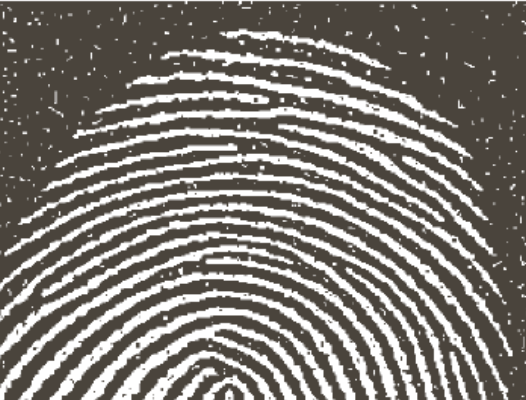
#> input picture Week 8/Morphological/fingerprint.png, 526 x 400 px
$ python OpeningAndClosing.py
#> lines starting #> are read from the running program, lines starting #| are printed output that depends on the picture; after the words box and inside, x2 and y2 are one past the last pixel; in counts of white or black regions, pixels touching at a corner belong together
import numpy as np
import cv2
import matplotlib.pyplot as plt

image = cv2.imread('fingerprint.png', cv2.IMREAD_GRAYSCALE)
#> image: shape (400, 526); min 70, max 255, mean 122.9
binary_image = cv2.threshold(image, 127, 255, cv2.THRESH_BINARY)[1]
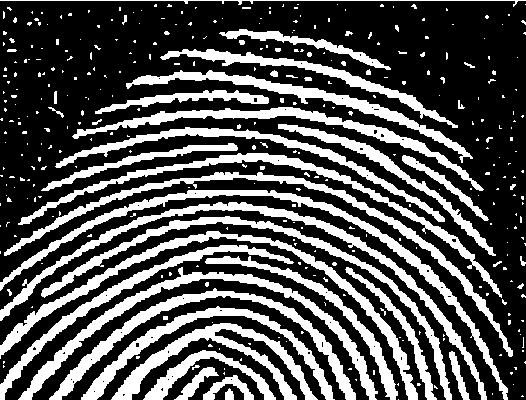
#> binary_image: shape (400, 526); 32.5% white; 366 white regions (313 under 20 px), largest, box (x1, y1, x2, y2) and area: (0, 190, 508, 400) 4428, (0, 202, 487, 400) 4335, (0, 231, 418, 400) 4268

dx, dy = binary_image.shape
#> dx = 400; dy = 526

struc_element = np.ones((5, 5), np.uint8)

def erosion(image, kernel):
    rows, cols = image.shape
#> rows = 400; cols = 526

    kRows, kCols = kernel.shape
    kCenterX = kCols // 2
    kCenterY = kRows // 2

    result = np.zeros_like(image)

    for y in range(rows):
        for x in range(cols):
            if (x - kCenterX >= 0 and x + kCenterX < cols and
                y - kCenterY >= 0 and y + kCenterY < rows):
                if np.all(image[y - kCenterY:y + kCenterY + 1, x - kCenterX:x + kCenterX + 1] * kernel):
                    result[y, x] = 255
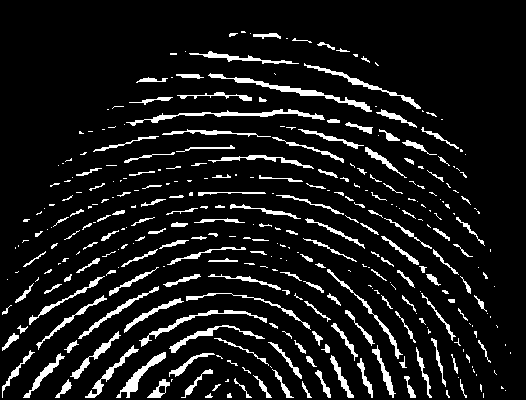
#> result: shape (400, 526); 9.3% white; 343 white regions (169 under 20 px), largest, box (x1, y1, x2, y2) and area: (208, 73, 372, 112) 725, (126, 109, 325, 126) 684, (139, 310, 267, 347) 484

    return result

def dilation(image, kernel):
    rows, cols = image.shape
#> rows = 400; cols = 526

    kRows, kCols = kernel.shape
    kCenterX = kCols // 2
    kCenterY = kRows // 2

    result = np.zeros_like(image)

    for y in range(rows):
        for x in range(cols):
            if (x - kCenterX >= 0 and x + kCenterX < cols and
                y - kCenterY >= 0 and y + kCenterY < rows):
                # checks if any of the pixels in the neighborhood is white
                if np.any(image[y - kCenterY:y + kCenterY + 1, x - kCenterX:x + kCenterX + 1] * kernel):
                    result[y, x] = 255
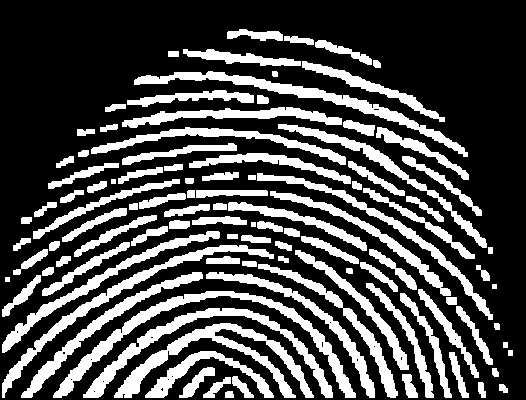
#> result: shape (400, 526); 29.1% white; 105 white regions, largest, box (x1, y1, x2, y2) and area: (53, 291, 356, 398) 3458, (114, 323, 314, 398) 3207, (134, 71, 468, 157) 2992
    return result

eroded_image = erosion(binary_image, struc_element)
opened_image = dilation(eroded_image, struc_element)

dilated_open = dilation(opened_image, struc_element)
#> after the loop in dilation (call 2), `for y in range(rows):`:
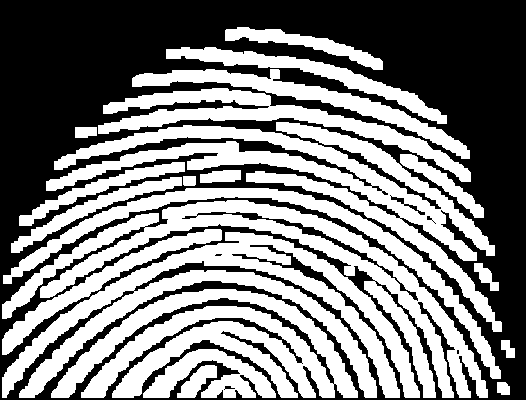
#> result: shape (400, 526); 49.8% white; 21 white regions, largest, box (x1, y1, x2, y2) and area: (46, 122, 502, 332) 17942, (2, 232, 420, 398) 17551, (2, 200, 488, 398) 15807

closed_image = erosion(dilated_open, struc_element)
#> after the loop in erosion (call 2), `for y in range(rows):`:
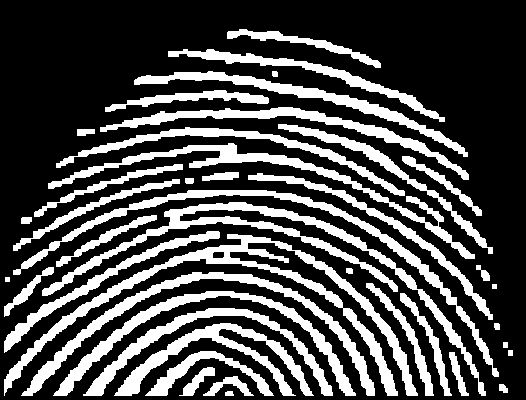
#> result: shape (400, 526); 29.4% white; 42 white regions, largest, box (x1, y1, x2, y2) and area: (4, 234, 418, 396) 6733, (42, 202, 486, 396) 5585, (13, 190, 499, 377) 4040

# Display the original and matched histograms
plt.subplot(2, 3, 1)
plt.imshow(binary_image, cmap='gray')
plt.title('Original Image')

plt.subplot(2, 3, 2)
plt.imshow(eroded_image, cmap='gray')
plt.title('Eroded Image')

plt.subplot(2, 3, 3)
plt.imshow(opened_image, cmap='gray')
plt.title('Opened Image')

plt.subplot(2, 3, 4)
plt.imshow(dilated_open, cmap='gray')
plt.title('Dilation on Opened Image')

plt.subplot(2, 3, 5)
plt.imshow(closed_image, cmap='gray')
plt.title('Closed Image')

plt.tight_layout
plt.show()

cv2.waitKey(0)
print(image)
#> (printed output is left out)

$ run again, with Week 8/Morphological/board.png copied over Week 8/Morphological/fingerprint.png
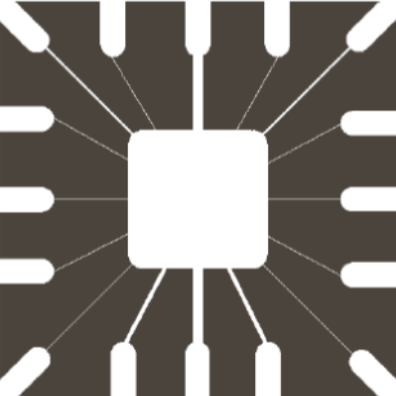
#> input picture Week 8/Morphological/board.png, 396 x 396 px
#> `binary_image = cv2.threshold(image, 127, 255, cv2.THRESH_BINARY)[1]`:
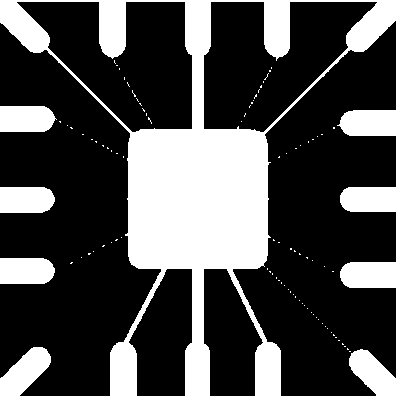
#> binary_image: shape (396, 396); 29.1% white; 99 white regions (90 under 20 px), largest, box (x1, y1, x2, y2) and area: (0, 0, 396, 396) 34554, (0, 347, 51, 396) 1448, (340, 262, 396, 288) 1385
#> after the loop in erosion (call 2), `for y in range(rows):`:
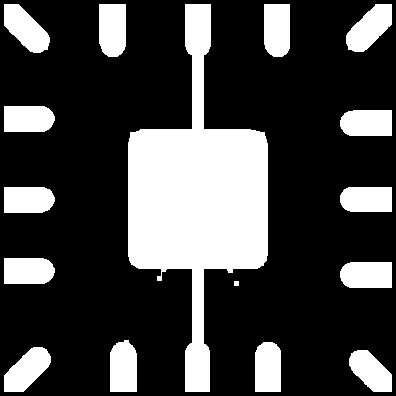
#> result: shape (396, 396); 26.5% white; 16 white regions, largest, box (x1, y1, x2, y2) and area: (128, 4, 268, 392) 23723, (346, 4, 392, 52) 1350, (4, 4, 50, 53) 1349
#> (printed output is left out)
